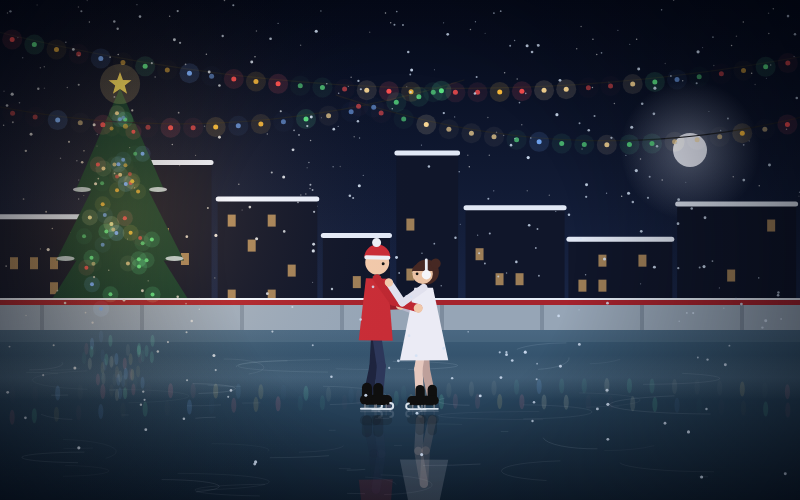
Frame 1 (no input)
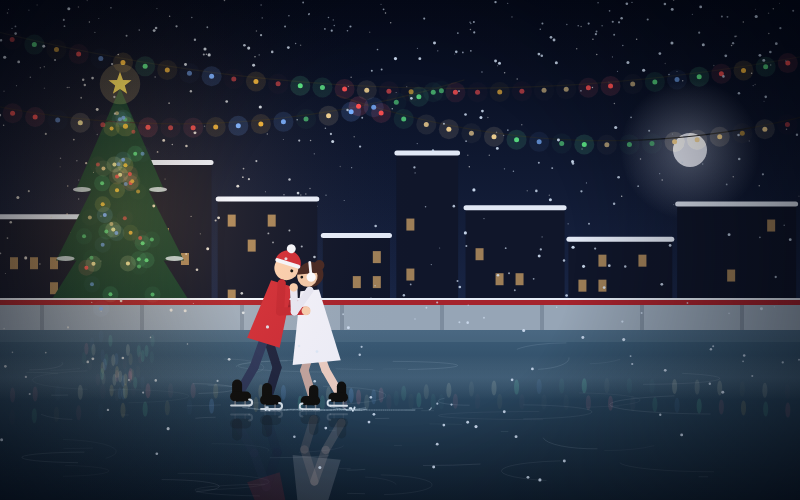
Frame 60 (no input)
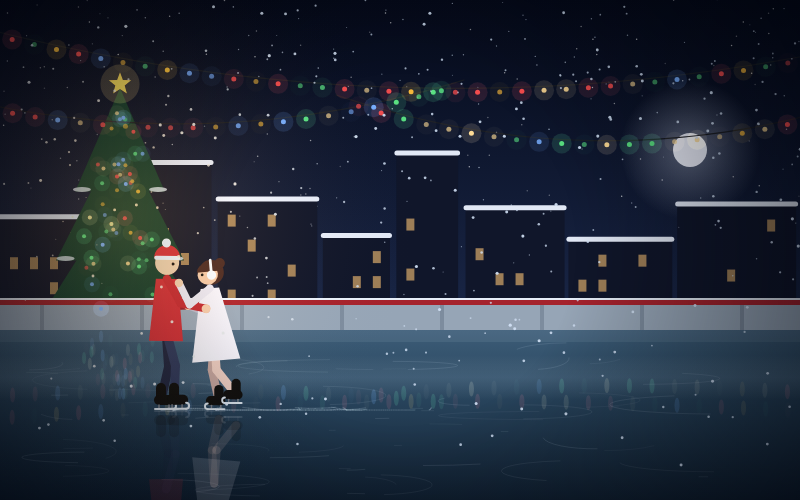
Frame 120 (the mouse pressed at the canvas centre since frame 60)

The p5.js sketch that drew these frames (run headless with seeded random() and noise() and a simulated clock; from frame 60 on, the mouse is pressed at the canvas centre):

// p5.js sketch
// ── sketch.js
// Patinação no Gelo: um casal numa noite de Natal
// Mouse: mova para guiar o casal (mouseX também controla o vento na neve).
// Clique: a dama gira por baixo do braço do par.
// p5.js 2.x (p5front)

// ---------- medidas do corpo ----------
const COXA = 36, CANELA = 34, TRONCO = 52;
const BRACO = 28, ANTEBRACO = 26;
const ALTURA_PATIM = 10;   // do tornozelo até o fio da lâmina
const DIST_CASAL = 48;     // distância entre os quadris dos dois

// ---------- estado global ----------
let flocos = [];
let raspas = [];     // partículas de gelo levantadas pelos patins
let rastros = [];    // marcas das lâminas no gelo
let predios = [];
let estrelas = [];
let fios = [];       // cordões de luzinhas
let lampadas = [];   // todas as luzinhas (cordões + árvore)
let arvore;

let chaoY, baseY;
let fundo, brilho, vinheta;
let luz;
let vento = 0;
let mouseMexeu = false;

const PALETA = [
  [255, 220, 150],  // branco quente
  [255, 80, 80],    // vermelho
  [90, 225, 130],   // verde
  [255, 190, 60],   // dourado
  [120, 175, 255]   // azul
];

// estado compartilhado do casal
let casal = {
  x: 0, vx: 0, veloc: 0, impulso: 0, freando: false,
  tDanca: 0, estado: 'dancando', giro: 0
};
let par, dama;

// =====================================================
function setup() {
  createCanvas(800, 500);
  chaoY = height * 0.66;   // onde a pista começa (atrás da mureta)
  baseY = height * 0.82;   // linha onde o casal patina
  casal.x = width / 2;

  par = criaDancarino({
    estilo: 'par', dir: 1, tam: 1, fase: 0,
    capa: [200, 45, 55], mangaFrente: [190, 40, 50], mangaTras: [150, 30, 42],
    calca: [45, 55, 90], calcaTras: [30, 36, 62]
  });
  dama = criaDancarino({
    estilo: 'dama', dir: -1, tam: 0.93, fase: PI,
    capa: [235, 235, 245], mangaFrente: [225, 225, 238], mangaTras: [185, 185, 205],
    calca: [230, 200, 190], calcaTras: [190, 160, 155]
  });

  preparaCenario();
  criaCamadas();

  for (let i = 0; i < 450; i++) flocos.push(novoFloco(true));
}

function draw() {
  let alvoVento = mouseMexeu ? map(mouseX, 0, width, -2, 2) : 0;
  vento = lerp(vento, alvoVento, 0.03);

  image(fundo, 0, 0);
  desenhaLuzinhas();
  atualizaCasal();
  atualizaNeve();
  desenhaRastros();
  desenhaNeve(false);        // flocos distantes, atrás do casal

  desenhaReflexoCasal();
  desenhaCasal();
  atualizaRaspas();

  desenhaNeve(true);         // flocos próximos, na frente do casal

  blendMode(ADD);
  image(brilho, 0, 0);
  blendMode(BLEND);
  image(vinheta, 0, 0);
}

// =====================================================
// DANÇARINOS
// =====================================================

function criaDancarino(opcoes) {
  return Object.assign({
    x: 0, sx: opcoes.dir, tP: 0, giro: 0,
    quadrilY: -70, peAnterior: 'E', pose: null, cin: null
  }, opcoes);
}

// Mesma convenção do rotate(): o vetor (0, L) girado por 'ang'
function ponta(origem, ang, L) {
  return createVector(origem.x - sin(ang) * L, origem.y + cos(ang) * L);
}

// Ajusta um ângulo somando/subtraindo voltas para ficar perto de 'ref'
function perto(a, ref) {
  while (a - ref > PI) a -= TWO_PI;
  while (a - ref < -PI) a += TWO_PI;
  return a;
}

// Local (relativo ao quadril, sem escala) -> tela
function paraTela(dz, v) {
  return createVector(dz.x + v.x * dz.sx * dz.tam, baseY + (dz.quadrilY + v.y) * dz.tam);
}

// Tela -> local. Durante o giro sx passa por zero, então limitamos o valor.
function paraLocal(dz, w) {
  let sx = dz.sx;
  if (abs(sx) < 0.15) sx = sx < 0 ? -0.15 : 0.15;
  return createVector((w.x - dz.x) / (sx * dz.tam), (w.y - baseY) / dz.tam - dz.quadrilY);
}

// Uma perna na remada: empurra para trás esticada e depois recolhe
function pernaRemada(fase) {
  let empurra = max(0, sin(fase));              // 0 = perna de apoio, 1 = esticada atrás
  let recolhe = max(0, -cos(fase)) * empurra;   // na volta, o joelho dobra e o pé sobe
  return {
    coxa: lerp(-0.3, 0.55, empurra) - recolhe * 0.4,
    joelho: lerp(0.6, 0.05, empurra) + recolhe * 1.1
  };
}

// veloc: quão rápido estão deslizando (0 a 1)
// impulso: quanto estão fazendo força para acelerar (0 a 1)
function calculaPose(tD, tP, veloc, impulso) {
  // parado: balanço e um pé marcando o ritmo
  let parado = {
    tronco: sin(tD) * 0.08,
    coxaE: 0.08,
    joelhoE: 0.12,
    coxaD: -0.15 + sin(tD) * 0.25,
    joelhoD: 0.2 + max(0, sin(tD)) * 0.45,
    ombroL: 0, cotoveloL: 0,   // os braços são decididos pela IK
    ombroG: 0, cotoveloG: 0
  };

  // deslizando sem força: as duas lâminas no gelo, joelhos dobrados,
  // um pé um pouco à frente do outro
  let deslizando = {
    tronco: 0.12,
    coxaE: -0.4,
    joelhoE: 0.65,
    coxaD: -0.1,
    joelhoD: 0.35,
    ombroL: 0, cotoveloL: 0,
    ombroG: 0, cotoveloG: 0
  };

  // remando: pernas alternam o empurrão, com meia volta de diferença
  let e = pernaRemada(tP);
  let d = pernaRemada(tP + PI);
  let remando = {
    tronco: 0.2,
    coxaE: e.coxa,
    joelhoE: e.joelho,
    coxaD: d.coxa,
    joelhoD: d.joelho,
    ombroL: 0, cotoveloL: 0,
    ombroG: 0, cotoveloG: 0
  };

  // duas misturas em sequência: parado -> deslizando -> remando
  let p = {};
  for (let k in parado) {
    let base = lerp(parado[k], deslizando[k], veloc);
    p[k] = lerp(base, remando[k], impulso);
  }
  return p;
}

// Cinemática direta: pés e ombro, relativos ao quadril
function cinematica(p) {
  let q = createVector(0, 0);
  let joelhoE = ponta(q, p.coxaE, COXA);
  let peE = ponta(joelhoE, p.coxaE + p.joelhoE, CANELA);
  let joelhoD = ponta(q, p.coxaD, COXA);
  let peD = ponta(joelhoD, p.coxaD + p.joelhoD, CANELA);
  let ombro = ponta(q, p.tronco, -TRONCO);

  return {
    ombro,
    // a lâmina fica ALTURA_PATIM abaixo do tornozelo
    peE: createVector(peE.x, peE.y + ALTURA_PATIM),
    peD: createVector(peD.x, peD.y + ALTURA_PATIM),
    alturaQuadril: max(peE.y, peD.y) + ALTURA_PATIM,
    plantado: peE.y >= peD.y ? 'E' : 'D',
    // uma lâmina conta como apoiada se está a até 3px do pé mais baixo
    noGeloE: peE.y >= max(peE.y, peD.y) - 3,
    noGeloD: peD.y >= max(peE.y, peD.y) - 3
  };
}

// Cinemática inversa de dois ossos (lei dos cossenos).
// Devolve os ângulos absolutos do braço e do antebraço para a mão chegar em T.
function ik(S, T, L1, L2) {
  let v = p5.Vector.sub(T, S);
  let D = constrain(v.mag(), abs(L1 - L2) + 0.5, L1 + L2 - 0.5);
  let a = atan2(-v.x, v.y);   // direção do ombro até o alvo, na nossa convenção
  let alfa = acos(constrain((L1 * L1 + D * D - L2 * L2) / (2 * L1 * D), -1, 1));
  let gama = acos(constrain((L1 * L1 + L2 * L2 - D * D) / (2 * L1 * L2), -1, 1));
  let a1 = a + alfa;           // + alfa deixa o cotovelo para baixo
  let a2 = a1 - (PI - gama);
  return { a1, a2 };
}

// Faz o braço 'L' ou 'G' do dançarino alcançar um ponto da tela
function alcanca(dz, qual, alvoTela) {
  let alvo = paraLocal(dz, alvoTela);
  let r = ik(dz.cin.ombro, alvo, BRACO, ANTEBRACO);
  let chaveO = 'ombro' + qual;
  let chaveC = 'cotovelo' + qual;
  // o ombro é desenhado dentro do referencial do tronco
  dz.pose[chaveO] = perto(r.a1 - dz.pose.tronco, dz.pose[chaveO]);
  dz.pose[chaveC] = perto(r.a2 - r.a1, 0);
}

function atualizaCasal() {
  // o casal desliza em direção ao mouse
  // o alvo fica longe das bordas para sobrar espaço de frenagem
  let alvoX = mouseMexeu ? constrain(mouseX, 120, width - 120) : width / 2;

  // Deslize com inércia: uma "mola" puxa para o mouse e o atrito freia.
  // A aceleração é limitada, então eles ganham velocidade aos poucos
  // e continuam deslizando um pouco depois de chegar.
  let acc = constrain((alvoX - casal.x) * 0.0015 - casal.vx * 0.045, -0.06, 0.06);
  casal.vx = constrain(casal.vx + acc, -3.5, 3.5);
  casal.x += casal.vx;
  if (casal.x < 70 || casal.x > width - 70) {
    casal.x = constrain(casal.x, 70, width - 70);
    casal.vx = 0;
  }

  // força a favor do movimento = impulso; contra o movimento = freada
  let aFavor = acc * casal.vx >= 0;
  let alvoImpulso = aFavor ? constrain(abs(acc) / 0.05, 0, 1) : 0;
  casal.impulso = lerp(casal.impulso, alvoImpulso, 0.06);
  casal.veloc = lerp(casal.veloc, constrain(abs(casal.vx) / 2, 0, 1), 0.1);
  casal.freando = !aFavor && abs(casal.vx) > 1.2;
  casal.tDanca += 0.04;

  // máquina de estados do giro
  if (casal.estado === 'girando') {
    casal.giro += 0.12;
    if (casal.giro >= TWO_PI) {
      casal.giro = 0;
      casal.estado = 'dancando';
    }
  }
  let k = sin(casal.giro / 2);          // 0 -> 1 -> 0 ao longo do giro
  let kBraco = constrain(k * 2, 0, 1);  // braços abrem antes de ela ficar "de lado"

  par.x = casal.x - DIST_CASAL / 2;
  dama.x = casal.x + DIST_CASAL / 2 - 8 * k;
  dama.giro = casal.giro;

  // 1) pernas e tronco
  for (let dz of [par, dama]) {
    // o ciclo da remada só anda enquanto há impulso
    dz.tP += 0.09 * casal.impulso;
    dz.sx = dz.dir * cos(dz.giro);
    dz.pose = calculaPose(casal.tDanca + dz.fase, dz.tP, casal.veloc, casal.impulso);

    let lado = dz.sx >= 0 ? 1 : -1;
    dz.pose.tronco += constrain(-vento * 0.06, -0.15, 0.15) * lado;

    if (dz === dama) {
      dz.pose.coxaD = lerp(dz.pose.coxaD, -0.9, k);
      dz.pose.joelhoD = lerp(dz.pose.joelhoD, 1.6, k);
    }

    dz.cin = cinematica(dz.pose);
    dz.quadrilY = -dz.cin.alturaQuadril;
  }

  // 2) braços com IK
  let ombroPar = paraTela(par, par.cin.ombro);
  let ombroDama = paraTela(dama, dama.cin.ombro);

  // mãos dadas entre os dois; no giro, sobem acima da cabeça dela
  let maosDadas = p5.Vector.lerp(ombroPar, ombroDama, 0.5).add(0, 22);
  let acima = createVector(dama.x, baseY + (dama.quadrilY - TRONCO - 34) * dama.tam);
  maosDadas.lerp(acima, kBraco);
  alcanca(par, 'L', maosDadas);
  alcanca(dama, 'L', maosDadas);

  // mão dela no ombro dele, mão dele na cintura dela
  alcanca(dama, 'G', p5.Vector.add(ombroPar, createVector(12, 4)));
  let cinturaLocal = ponta(createVector(0, 0), dama.pose.tronco, -30).add(6, 0);
  alcanca(par, 'G', paraTela(dama, cinturaLocal));

  // no giro, os dois soltam e abrem esse braço
  for (let dz of [par, dama]) {
    let aberto = perto(PI * 0.6, dz.pose.ombroG);
    dz.pose.ombroG = lerp(dz.pose.ombroG, aberto, kBraco);
    dz.pose.cotoveloG = lerp(dz.pose.cotoveloG, 0.3, kBraco);
  }

  // 3) patins: raspas de gelo e marcas das lâminas
  for (let dz of [par, dama]) {
    let pl = dz.cin.plantado;

    // a perna de apoio trocou durante a remada: a anterior acabou de empurrar
    if (pl !== dz.peAnterior && casal.impulso > 0.3) {
      let empurrou = paraTela(dz, dz.peAnterior === 'E' ? dz.cin.peE : dz.cin.peD);
      criaRaspas(empurrou.x, empurrou.y, 6, 2, -Math.sign(casal.vx));
    }
    dz.peAnterior = pl;

    // freada: o gelo espirra para a frente
    if (casal.freando && frameCount % 3 === 0) {
      let pe = paraTela(dz, pl === 'E' ? dz.cin.peE : dz.cin.peD);
      criaRaspas(pe.x, pe.y, 3, 2.5, Math.sign(casal.vx));
    }

    // cada lâmina apoiada risca o gelo desde a posição do frame anterior
    // (só quando estão deslizando ou girando, não no balanço parado)
    let riscando = casal.veloc > 0.15 || casal.estado === 'girando';
    for (let lado of ['E', 'D']) {
      let apoiada = riscando && dz.cin['noGelo' + lado];
      let pe = paraTela(dz, dz.cin['pe' + lado]);
      let ant = dz['rastro' + lado];
      if (apoiada && ant) {
        let dd = p5.Vector.dist(ant, pe);
        if (dd > 0.3 && dd < 12) {
          rastros.push({ x1: ant.x, y1: ant.y, x2: pe.x, y2: pe.y, vida: 180 });
        }
      }
      dz['rastro' + lado] = apoiada ? pe : null;
    }
  }
}

// ---------- desenho ----------

function desenhaCasal() {
  desenhaDancarino(dama, false);   // dama sem o braço da frente
  desenhaDancarino(par, true);
  desenhaBracoFrente(dama);        // mão dela por cima do ombro dele
}

// Reflexo no gelo: o mesmo desenho espelhado em torno da linha dos patins.
// globalAlpha é a transparência do canvas inteiro, então vale para tudo.
function desenhaReflexoCasal() {
  drawingContext.globalAlpha = 0.16;
  push();
  translate(0, 2 * baseY);
  scale(1, -1);
  desenhaCasal();
  pop();
  drawingContext.globalAlpha = 1;
}

function aplicaCorpo(dz) {
  translate(dz.x, baseY + dz.quadrilY * dz.tam);   // origem no quadril
  scale(dz.sx * dz.tam, dz.tam);                    // virar, girar e tamanho
}

function desenhaDancarino(dz, comBracoFrente) {
  let p = dz.pose;
  strokeCap(ROUND);

  push();
  aplicaCorpo(dz);

  desenhaPerna(p.coxaE, p.joelhoE, dz.calcaTras);
  desenhaPerna(p.coxaD, p.joelhoD, dz.calca);

  push();
  rotate(p.tronco);

  // braço de trás (mãos dadas)
  push();
  translate(0, -TRONCO);
  desenhaBraco(p.ombroL, p.cotoveloL, dz.mangaTras);
  pop();

  noStroke();
  fill(...dz.capa);
  if (dz.estilo === 'dama') {
    let roda = 26 + 12 * sin(dz.giro / 2);   // a saia abre no giro
    quad(-10, -TRONCO, 10, -TRONCO, roda, 26, -roda, 26);
  } else {
    quad(-11, -TRONCO, 11, -TRONCO, 17, 10, -17, 10);
  }

  translate(0, -TRONCO);   // origem no ombro
  if (dz.estilo === 'dama') desenhaCabecaDama();
  else desenhaCabecaPar(dz.capa);

  if (comBracoFrente) desenhaBraco(p.ombroG, p.cotoveloG, dz.mangaFrente);
  pop();

  pop();
}

// só o braço da frente, com as mesmas transformações do corpo
function desenhaBracoFrente(dz) {
  push();
  aplicaCorpo(dz);
  rotate(dz.pose.tronco);
  translate(0, -TRONCO);
  desenhaBraco(dz.pose.ombroG, dz.pose.cotoveloG, dz.mangaFrente);
  pop();
}

function desenhaCabecaPar(cor) {
  noStroke();
  fill(240, 200, 170);
  circle(0, -16, 24);   // rosto: vai de y = -28 a y = -4
  fill(20);
  circle(6, -15, 3);    // olho abaixo da barra do gorro

  // gorro: cúpula de y = -34 a -21, barra de -23 a -19
  fill(...cor);
  arc(0, -21, 26, 26, PI, TWO_PI, CHORD);
  fill(235, 238, 245);
  rect(-13, -23, 26, 4, 2);
  circle(-1, -36, 9);   // pompom
}

function desenhaCabecaDama() {
  noStroke();
  fill(70, 40, 35);
  circle(-3, -17, 27);    // cabelo: centro (-3, -17), topo em y = -30.5
  circle(-13, -26, 11);   // coque
  fill(235, 195, 165);
  circle(1, -15, 22);
  fill(70, 40, 35);
  arc(1, -18, 23, 18, PI, TWO_PI, CHORD);   // franja
  fill(20);
  circle(7, -15, 3);

  // protetor de orelha: de perfil, a haste é vista de lado,
  // então vira uma faixa vertical que sobe da orelha até o topo do cabelo
  stroke(235, 238, 245);
  strokeWeight(3);
  line(-3, -14, -3, -30);
  noStroke();
  fill(245, 245, 250);
  circle(-3, -14, 10);
}

function desenhaPerna(coxa, joelho, cor) {
  push();
  stroke(...cor);
  strokeWeight(9);
  rotate(coxa);
  line(0, 0, 0, COXA);
  translate(0, COXA);
  rotate(joelho);
  line(0, 0, 0, CANELA);
  translate(0, CANELA);

  // desfaz as rotações para o patim ficar na horizontal
  rotate(-(coxa + joelho));
  desenhaPatim();
  pop();
}

// patim de gelo preto: bota de cano alto, suportes e lâmina
function desenhaPatim() {
  stroke(15);
  strokeWeight(10);
  line(0, -12, 0, 0);    // cano
  line(-2, 0, 9, 0);     // pé

  stroke(120, 125, 135);
  strokeWeight(1.5);
  line(-2, 5, -2, ALTURA_PATIM - 1);   // suporte de trás
  line(8, 5, 8, ALTURA_PATIM - 1);     // suporte da frente

  stroke(215, 225, 235);
  strokeWeight(2);
  line(-6, ALTURA_PATIM - 1, 12, ALTURA_PATIM - 1);   // lâmina
  noFill();
  arc(12, ALTURA_PATIM - 4, 6, 6, -HALF_PI, HALF_PI);  // curva da ponta
}

function desenhaBraco(ombro, cotovelo, cor) {
  push();
  stroke(...cor);
  strokeWeight(8);
  rotate(ombro);
  line(0, 0, 0, BRACO);
  translate(0, BRACO);
  rotate(cotovelo);
  line(0, 0, 0, ANTEBRACO);
  translate(0, ANTEBRACO);
  noStroke();
  fill(240, 200, 170);
  circle(0, 0, 9);
  pop();
}

// =====================================================
// NEVE, RASPAS E RASTROS
// =====================================================

// z = profundidade: flocos próximos são maiores, mais rápidos e ficam na frente
function novoFloco(espalhar) {
  let z = random();
  return {
    pos: createVector(random(-50, width + 50), espalhar ? random(-20, height) : random(-30, -5)),
    z,
    vy: lerp(0.35, 1.3, z),
    tam: lerp(1, 3.2, z),
    fase: random(TWO_PI),
    chao: lerp(chaoY - 40, height + 10, z)   // os distantes somem mais cedo
  };
}

function atualizaNeve() {
  for (let i = 0; i < flocos.length; i++) {
    let f = flocos[i];
    // balanço lateral com seno + vento (mais forte nos flocos próximos)
    f.pos.x += sin(frameCount * 0.02 + f.fase) * 0.35 + vento * lerp(0.3, 1, f.z);
    f.pos.y += f.vy;

    if (f.pos.y > f.chao) flocos[i] = novoFloco(false);
    if (f.pos.x < -50) f.pos.x += width + 100;
    if (f.pos.x > width + 50) f.pos.x -= width + 100;
  }
}

function desenhaNeve(frente) {
  noStroke();
  for (let f of flocos) {
    if ((f.z > 0.6) !== frente) continue;
    let k = brilhoLuz(f.pos.x, f.pos.y);
    fill(lerp(210, 255, k), lerp(225, 225, k), lerp(245, 180, k), lerp(120, 240, f.z));
    circle(f.pos.x, f.pos.y, f.tam);
  }
}

// sentido: 1 = espirra pra direita, -1 = pra esquerda, 0 = pra todo lado
function criaRaspas(x, y, n, forca, sentido) {
  for (let i = 0; i < n; i++) {
    let ang;
    if (sentido > 0) ang = random(-0.7, -0.1);
    else if (sentido < 0) ang = random(PI + 0.1, PI + 0.7);
    else ang = random(PI + 0.1, TWO_PI - 0.1);
    let vel = p5.Vector.fromAngle(ang, random(0.4, 1) * forca);
    raspas.push({ pos: createVector(x, y), vel, vida: 255, y0: y });
  }
}

function atualizaRaspas() {
  strokeWeight(2);
  for (let i = raspas.length - 1; i >= 0; i--) {
    let r = raspas[i];
    r.vel.y += 0.12;
    r.pos.add(r.vel);
    r.vida -= 6;
    if (r.vida <= 0 || r.pos.y > r.y0 + 2) {
      raspas.splice(i, 1);
      continue;
    }
    stroke(225, 240, 255, r.vida);
    point(r.pos.x, r.pos.y);
  }
}

function desenhaRastros() {
  strokeWeight(1.2);
  for (let i = rastros.length - 1; i >= 0; i--) {
    let r = rastros[i];
    r.vida -= 1;
    if (r.vida <= 0) {
      rastros.splice(i, 1);
      continue;
    }
    stroke(215, 235, 250, r.vida * 0.4);
    line(r.x1, r.y1, r.x2, r.y2);
  }
}

// =====================================================
// CENÁRIO
// =====================================================

// Quanto a luz da árvore alcança um ponto (0 = escuro, 1 = no centro)
function brilhoLuz(x, y) {
  let k = 1 - constrain(norm(dist(x, y, luz.x, luz.y), 0, luz.r), 0, 1);
  return k * k;
}

// ponto de um fio pendurado: reta entre as pontas + barriga em parábola
function pontoFio(f, u) {
  return createVector(lerp(f.x0, f.x1, u), lerp(f.y0, f.y1, u) + f.barriga * 4 * u * (1 - u));
}

function preparaCenario() {
  // prédios com janelas acesas
  let x = 0;
  while (x < width) {
    let w = random(60, 120), h = random(90, 200);
    let janelas = [];
    for (let jy = chaoY - h + 15; jy < chaoY - 40; jy += 25) {
      for (let jx = x + 10; jx < x + w - 15; jx += 20) {
        if (random() < 0.3) janelas.push(createVector(jx, jy));
      }
    }
    predios.push({ x, w, h, janelas });
    x += w + random(2, 10);
  }

  for (let i = 0; i < 90; i++) {
    estrelas.push({ x: random(width), y: random(chaoY - 120), b: random(60, 180) });
  }

  // cordões de luzinhas cruzando o céu
  fios = [
    { x0: -10, y0: 30, x1: width + 10, y1: 55, barriga: 45 },
    { x0: -10, y0: 105, x1: width * 0.58, y1: 80, barriga: 30 },
    { x0: width * 0.42, y0: 95, x1: width + 10, y1: 115, barriga: 35 }
  ];
  for (let f of fios) {
    let n = floor(dist(f.x0, f.y0, f.x1, f.y1) / 22);
    for (let i = 1; i < n; i++) {
      let p = pontoFio(f, i / n);
      lampadas.push({ x: p.x, y: p.y + 4, cor: random(PALETA), fase: random(TWO_PI), vel: random(0.03, 0.08), tam: 5 });
    }
  }

  // árvore de Natal: três camadas triangulares
  arvore = { x: 120, base: chaoY - 12, h: 230, w: 160 };
  arvore.camadas = [
    { topo: arvore.base - arvore.h, fundo: arvore.base - arvore.h * 0.55, meia: arvore.w * 0.28 },
    { topo: arvore.base - arvore.h * 0.8, fundo: arvore.base - arvore.h * 0.25, meia: arvore.w * 0.4 },
    { topo: arvore.base - arvore.h * 0.55, fundo: arvore.base, meia: arvore.w * 0.5 }
  ];
  // luzinhas dentro de cada camada (posição proporcional à largura naquela altura)
  for (let c of arvore.camadas) {
    for (let i = 0; i < 16; i++) {
      let u = random(0.2, 1);
      let y = lerp(c.topo, c.fundo, u);
      let xx = arvore.x + random(-1, 1) * c.meia * u * 0.85;
      lampadas.push({ x: xx, y, cor: random(PALETA), fase: random(TWO_PI), vel: random(0.03, 0.08), tam: 4 });
    }
  }

  luz = { x: arvore.x, y: arvore.base - arvore.h * 0.45, r: 300 };
}

function criaCamadas() {
  fundo = createGraphics(width, height);
  let ctx = fundo.drawingContext;

  // céu noturno
  let ceu = ctx.createLinearGradient(0, 0, 0, chaoY);
  ceu.addColorStop(0, '#050a1a');
  ceu.addColorStop(1, '#1a2748');
  ctx.fillStyle = ceu;
  ctx.fillRect(0, 0, width, chaoY);

  fundo.noStroke();
  for (let e of estrelas) {
    fundo.fill(255, 255, 255, e.b);
    fundo.circle(e.x, e.y, 1.5);
  }

  // lua com halo
  let lua = ctx.createRadialGradient(690, 150, 10, 690, 150, 70);
  lua.addColorStop(0, 'rgba(220, 230, 255, 0.35)');
  lua.addColorStop(1, 'rgba(220, 230, 255, 0)');
  ctx.fillStyle = lua;
  ctx.fillRect(600, 60, 180, 180);
  fundo.fill(235, 238, 250);
  fundo.circle(690, 150, 34);

  // prédios com neve no telhado e janelas quentes
  for (let p of predios) {
    fundo.fill(16, 22, 42);
    fundo.rect(p.x, chaoY - p.h, p.w, p.h);
    fundo.fill(225, 232, 245);
    fundo.rect(p.x - 2, chaoY - p.h - 3, p.w + 4, 5, 3);
    fundo.fill(255, 200, 120, 150);
    for (let j of p.janelas) fundo.rect(j.x, j.y, 8, 12);
  }

  // árvore (as luzinhas dela são animadas no draw)
  fundo.fill(18, 60, 45);
  for (let c of arvore.camadas) {
    fundo.triangle(arvore.x, c.topo, arvore.x - c.meia, c.fundo, arvore.x + c.meia, c.fundo);
  }
  // neve nas pontas dos galhos
  fundo.fill(225, 235, 245, 200);
  for (let c of arvore.camadas) {
    fundo.ellipse(arvore.x - c.meia * 0.85, c.fundo - 2, 18, 5);
    fundo.ellipse(arvore.x + c.meia * 0.85, c.fundo - 2, 18, 5);
  }

  // fios das luzinhas
  fundo.noFill();
  fundo.stroke(25, 28, 35);
  fundo.strokeWeight(1.2);
  for (let f of fios) {
    fundo.beginShape();
    for (let u = 0; u <= 1.0001; u += 0.02) {
      let p = pontoFio(f, u);
      fundo.vertex(p.x, p.y);
    }
    fundo.endShape();
  }
  fundo.noStroke();

  // ---- pista de gelo ----
  let gelo = ctx.createLinearGradient(0, chaoY, 0, height);
  gelo.addColorStop(0, '#3d5d78');
  gelo.addColorStop(0.35, '#2a4760');
  gelo.addColorStop(1, '#101f30');
  ctx.fillStyle = gelo;
  ctx.fillRect(0, chaoY, width, height - chaoY);

  // faixa de brilho do gelo
  let faixa = ctx.createLinearGradient(0, chaoY + 25, 0, chaoY + 70);
  faixa.addColorStop(0, 'rgba(255, 255, 255, 0)');
  faixa.addColorStop(0.5, 'rgba(200, 225, 245, 0.12)');
  faixa.addColorStop(1, 'rgba(255, 255, 255, 0)');
  ctx.fillStyle = faixa;
  ctx.fillRect(0, chaoY + 25, width, 45);

  // arranhões antigos no gelo
  fundo.noFill();
  fundo.strokeWeight(1);
  for (let i = 0; i < 60; i++) {
    fundo.stroke(220, 235, 250, random(10, 30));
    let a = random(TWO_PI);
    fundo.arc(random(width), random(chaoY + 20, height), random(60, 220), random(8, 25), a, a + random(0.5, 2));
  }
  fundo.noStroke();

  // reflexo da mureta
  fundo.fill(170, 185, 200, 30);
  fundo.rect(0, chaoY, width, 12);

  // mureta da pista
  fundo.fill(150, 165, 182);
  fundo.rect(0, chaoY - 26, width, 26);
  fundo.fill(125, 140, 158);
  for (let px = 40; px < width; px += 100) fundo.rect(px, chaoY - 26, 4, 26);
  fundo.fill(165, 35, 45);
  fundo.rect(0, chaoY - 30, width, 5);
  fundo.fill(230, 238, 248);
  fundo.rect(0, chaoY - 32, width, 2);

  // brilho quente somado por cima de tudo (árvore)
  brilho = createGraphics(width, height);
  let b = brilho.drawingContext;
  let gb = b.createRadialGradient(luz.x, luz.y, 10, luz.x, luz.y, luz.r);
  gb.addColorStop(0, 'rgba(90, 60, 25, 0.55)');
  gb.addColorStop(1, 'rgba(0, 0, 0, 0)');
  b.fillStyle = gb;
  b.fillRect(0, 0, width, height);

  // vinheta
  vinheta = createGraphics(width, height);
  let v = vinheta.drawingContext;
  let gv = v.createRadialGradient(width / 2, height / 2, height * 0.35, width / 2, height / 2, width * 0.7);
  gv.addColorStop(0, 'rgba(0, 0, 0, 0)');
  gv.addColorStop(1, 'rgba(0, 3, 12, 0.75)');
  v.fillStyle = gv;
  v.fillRect(0, 0, width, height);
}

// Luzinhas piscando, a estrela da árvore e os reflexos no gelo
function desenhaLuzinhas() {
  noStroke();
  blendMode(ADD);
  for (let l of lampadas) {
    let b = 0.55 + 0.45 * sin(frameCount * l.vel + l.fase);
    let [r, g, bl] = l.cor;

    fill(r, g, bl, 35 * b);
    circle(l.x, l.y, l.tam * 4);

    // reflexo esticado no gelo: quanto mais alta a luz, mais longe da mureta
    let ry = chaoY + (chaoY - l.y) * 0.3;
    fill(r, g, bl, 30 * b);
    ellipse(l.x, ry, l.tam, l.tam * 3);
  }
  blendMode(BLEND);

  for (let l of lampadas) {
    let b = 0.55 + 0.45 * sin(frameCount * l.vel + l.fase);
    let [r, g, bl] = l.cor;
    fill(r, g, bl, 130 + 125 * b);
    circle(l.x, l.y, l.tam);
  }

  // estrela no topo, pulsando
  let pulso = 1 + 0.08 * sin(frameCount * 0.05);
  push();
  translate(arvore.x, arvore.base - arvore.h - 4);
  scale(pulso);
  blendMode(ADD);
  fill(255, 210, 100, 50);
  circle(0, 0, 40);
  blendMode(BLEND);
  fill(255, 215, 90);
  beginShape();
  for (let i = 0; i < 10; i++) {
    let r = i % 2 === 0 ? 12 : 5;
    let a = -HALF_PI + i * PI / 5;
    vertex(cos(a) * r, sin(a) * r);
  }
  endShape(CLOSE);
  pop();
}

// =====================================================
// INTERAÇÃO
// =====================================================

function mouseMoved() {
  mouseMexeu = true;
}

function mouseDragged() {
  mouseMexeu = true;
}

function mousePressed() {
  mouseMexeu = true;
  if (casal.estado === 'dancando') {
    casal.estado = 'girando';
    casal.giro = 0;
    // o giro levanta gelo em volta dos patins dela
    criaRaspas(dama.x, baseY, 22, 3, 0);
  }
}
